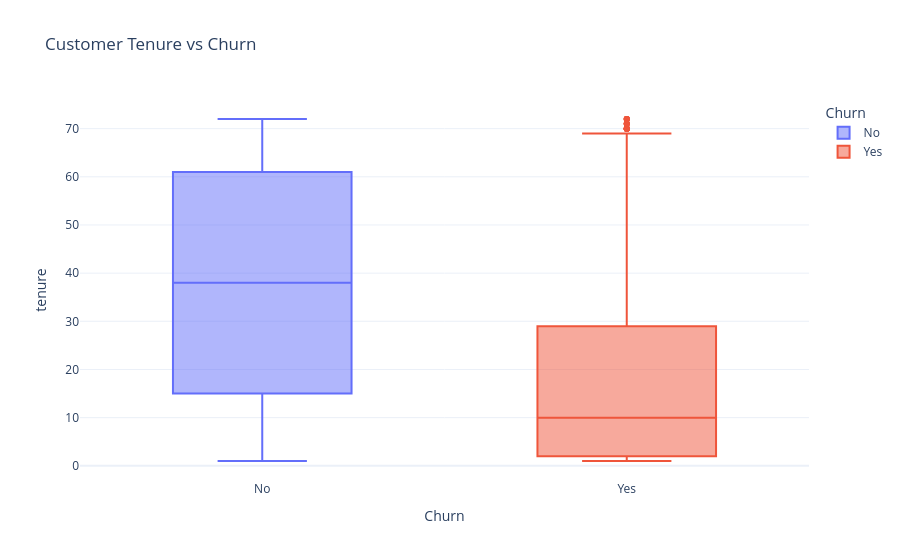

This figure's notebook cell:
### Code cell
fig = px.box(
    df,
    x="Churn",
    y="tenure",
    color="Churn",
    title="Customer Tenure vs Churn"
)

fig.update_layout(template="plotly_white")

fig.show()

### Figure 1 — Plotly figure (JSON) as saved in the notebook; plotly's stock layout.template omitted (floating-point values rounded to 4 significant figures; data arrays with more than 128 entries replaced by an {"elided": "..."} marker saying what was removed)
{"data": [{"alignmentgroup": "True", "hovertemplate": "Churn=%{x}<br>tenure=%{y}<extra></extra>", "legendgroup": "No", "marker": {"color": "#636efa"}, "name": "No", "notched": false, "offsetgroup": "No", "orientation": "v", "showlegend": true, "type": "box", "x": {"elided": "5163 str values"}, "x0": " ", "xaxis": "x", "y": {"elided": "5163 int values"}, "y0": " ", "yaxis": "y"}, {"alignmentgroup": "True", "hovertemplate": "Churn=%{x}<br>tenure=%{y}<extra></extra>", "legendgroup": "Yes", "marker": {"color": "#EF553B"}, "name": "Yes", "notched": false, "offsetgroup": "Yes", "orientation": "v", "showlegend": true, "type": "box", "x": {"elided": "1869 str values"}, "x0": " ", "xaxis": "x", "y": {"elided": "1869 int values"}, "y0": " ", "yaxis": "y"}], "layout": {"boxmode": "overlay", "legend": {"title": {"text": "Churn"}, "tracegroupgap": 0}, "title": {"text": "Customer Tenure vs Churn"}, "xaxis": {"anchor": "y", "categoryarray": ["No", "Yes"], "categoryorder": "array", "domain": [0, 1], "title": {"text": "Churn"}}, "yaxis": {"anchor": "x", "domain": [0, 1], "title": {"text": "tenure"}}}}
